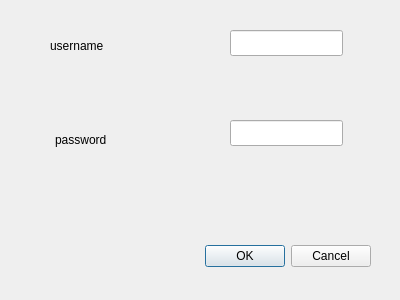
<?xml version="1.0" encoding="UTF-8"?>
<ui version="4.0">
 <class>LoginWindow</class>
 <widget class="QDialog" name="LoginWindow">
  <property name="geometry">
   <rect>
    <x>0</x>
    <y>0</y>
    <width>400</width>
    <height>300</height>
   </rect>
  </property>
  <property name="windowTitle">
   <string>Dialog</string>
  </property>
  <widget class="QDialogButtonBox" name="loginButton">
   <property name="geometry">
    <rect>
     <x>30</x>
     <y>240</y>
     <width>341</width>
     <height>32</height>
    </rect>
   </property>
   <property name="orientation">
    <enum>Qt::Orientation::Horizontal</enum>
   </property>
   <property name="standardButtons">
    <set>QDialogButtonBox::StandardButton::Cancel|QDialogButtonBox::StandardButton::Ok</set>
   </property>
  </widget>
  <widget class="QLineEdit" name="usernameEdit">
   <property name="geometry">
    <rect>
     <x>230</x>
     <y>30</y>
     <width>113</width>
     <height>26</height>
    </rect>
   </property>
  </widget>
  <widget class="QLineEdit" name="passwordEdit">
   <property name="geometry">
    <rect>
     <x>230</x>
     <y>120</y>
     <width>113</width>
     <height>26</height>
    </rect>
   </property>
  </widget>
  <widget class="QLabel" name="passwordLabel">
   <property name="geometry">
    <rect>
     <x>55</x>
     <y>130</y>
     <width>81</width>
     <height>20</height>
    </rect>
   </property>
   <property name="text">
    <string>password</string>
   </property>
  </widget>
  <widget class="QLabel" name="usernameLabel">
   <property name="geometry">
    <rect>
     <x>50</x>
     <y>30</y>
     <width>101</width>
     <height>31</height>
    </rect>
   </property>
   <property name="text">
    <string>username</string>
   </property>
  </widget>
 </widget>
 <resources/>
 <connections/>
</ui>
